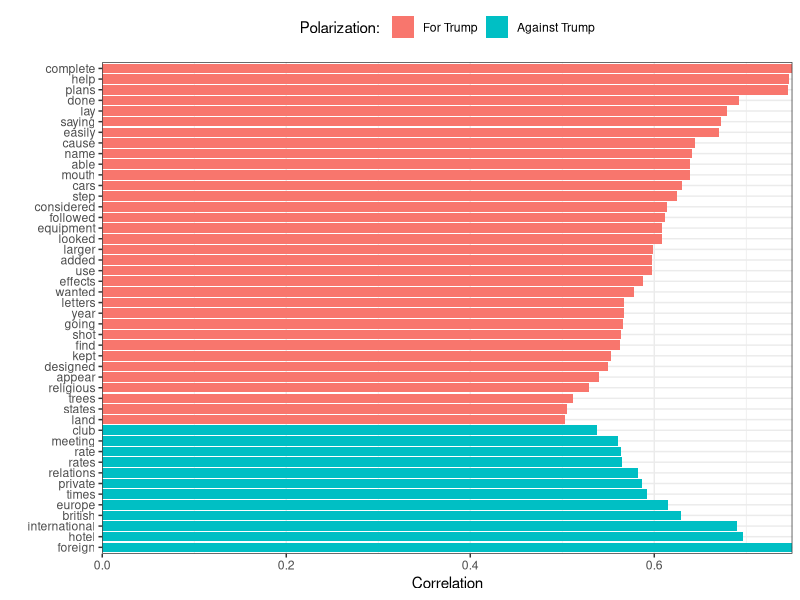

Write the R code that produced this figure.
##setwd("~/research/trump")

library(ggplot2)

df <- read.csv("correls.csv")
df <- subset(df, !(word %in% c("am")))
df$word <- factor(df$word, levels=df$word[order(df$correl)])

df$polar <- sign(df$correl)
df$polar[df$polar == -1] <- "Against Trump"
df$polar[df$polar == 1] <- "For Trump"
df$polar <- factor(df$polar, levels=c("For Trump", "Against Trump"))

ggplot(subset(df, abs(correl) > .5), aes(x=word, y=abs(correl), fill=polar)) +
    geom_bar(stat="identity") + coord_flip() +
    scale_fill_discrete(name="Polarization: ") +
    scale_y_continuous(expand=c(0, 0)) +
    ylab("Correlation") + xlab("") + theme_bw() + theme(legend.position="top")
